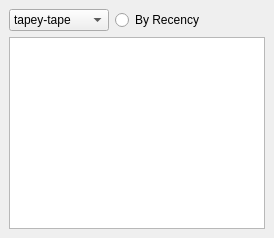
  <widget class="QDockWidget" name="dockSuggest">
   <property name="minimumSize">
    <size>
     <width>185</width>
     <height>139</height>
    </size>
   </property>
   <property name="toolTip">
    <string>Displays suggestions from Tapey Tape</string>
   </property>
   <property name="windowTitle">
    <string>Suggestions</string>
   </property>
   <attribute name="dockWidgetArea">
    <number>1</number>
   </attribute>
   <widget class="QWidget" name="dockWidgetContents_3">
    <layout class="QVBoxLayout" name="verticalLayout_2">
     <item>
      <layout class="QHBoxLayout" name="horizontalLayout_18">
       <item>
        <widget class="QComboBox" name="suggest_source">
         <property name="minimumSize">
          <size>
           <width>80</width>
           <height>0</height>
          </size>
         </property>
         <property name="maximumSize">
          <size>
           <width>100</width>
           <height>16777215</height>
          </size>
         </property>
         <property name="mouseTracking">
          <bool>true</bool>
         </property>
         <property name="toolTip">
          <string>Selects which plugin provides suggestions.</string>
         </property>
         <item>
          <property name="text">
           <string>tapey-tape</string>
          </property>
         </item>
         <item>
          <property name="text">
           <string>clippy_2</string>
          </property>
         </item>
        </widget>
       </item>
       <item>
        <widget class="QRadioButton" name="suggest_sort">
         <property name="focusPolicy">
          <enum>Qt::NoFocus</enum>
         </property>
         <property name="toolTip">
          <string>Enable to sort by most recent</string>
         </property>
         <property name="text">
          <string>By Recency</string>
         </property>
        </widget>
       </item>
      </layout>
     </item>
     <item>
      <widget class="QTableWidget" name="suggestTable">
       <property name="sizePolicy">
        <sizepolicy hsizetype="Preferred" vsizetype="Expanding">
         <horstretch>1</horstretch>
         <verstretch>0</verstretch>
        </sizepolicy>
       </property>
       <property name="font">
        <font>
         <family>Consolas</family>
         <pointsize>8</pointsize>
        </font>
       </property>
       <property name="focusPolicy">
        <enum>Qt::NoFocus</enum>
       </property>
       <property name="contextMenuPolicy">
        <enum>Qt::NoContextMenu</enum>
       </property>
       <property name="rowCount">
        <number>0</number>
       </property>
       <attribute name="horizontalHeaderVisible">
        <bool>false</bool>
       </attribute>
       <attribute name="horizontalHeaderShowSortIndicator" stdset="0">
        <bool>false</bool>
       </attribute>
       <attribute name="verticalHeaderVisible">
        <bool>false</bool>
       </attribute>
      </widget>
     </item>
    </layout>
   </widget>
  </widget>
